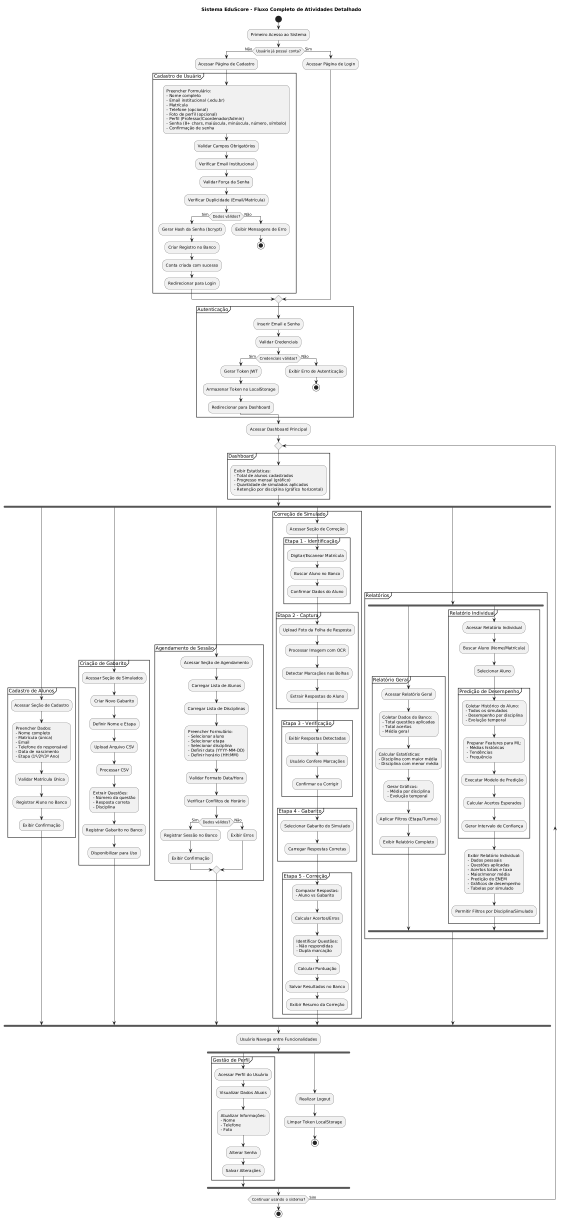
#> input picture assets/fluxo completo 1.png, 1690 x 3662 px (shown at 1/3 size)
$ python 01_corrigir_perspectiva_uea.py '../../../assets/fluxo completo 1.png' '../../../assets/fluxo completo 1.png'
#> lines starting #> are read from the running program, lines starting #| are printed output that depends on the picture; after the words box and inside, x2 and y2 are one past the last pixel; in counts of white or black regions, pixels touching at a corner belong together
#> in carregar_imagem, returned value is the input picture: shape (3662, 1690, 3); min 0, max 255, mean 247.1
#!/usr/bin/env python
# -*- coding: utf-8 -*-
"""
Etapa 1: Correção de Perspectiva do Documento
Detecta e corrige a perspectiva de uma imagem de gabarito (ENEM ou Testes).
Baseado na lógica extraída de processar_respostas_Imagem_original.py
"""

import cv2
import numpy as np
import sys
import json
import os

# [44 lines left out: function validar_retangulo, not called in this run]


def corrigir_perspectiva(imagem, salvar_debug=False):
    """
    Detecta e corrige a perspectiva do documento usando técnicas avançadas,
    similar ao CamScanner. Usa múltiplos métodos de detecção para maior robustez.

    Args:
        imagem: Imagem BGR do OpenCV
        salvar_debug: Se True, salva imagem mostrando os pontos detectados

    Returns:
        Imagem corrigida
    """
#> called with salvar_debug = False
    altura_original, largura_original = imagem.shape[:2]
#> altura_original = 3662; largura_original = 1690

    # Redimensionar para processamento mais rápido (mantém proporção)
    escala_processamento = 1000.0 / max(largura_original, altura_original)
#> escala_processamento = 0.273
    if escala_processamento < 1.0:
        largura_proc = int(largura_original * escala_processamento)
#> largura_proc = 461
        altura_proc = int(altura_original * escala_processamento)
#> altura_proc = 1000
        imagem_proc = cv2.resize(imagem, (largura_proc, altura_proc), interpolation=cv2.INTER_AREA)
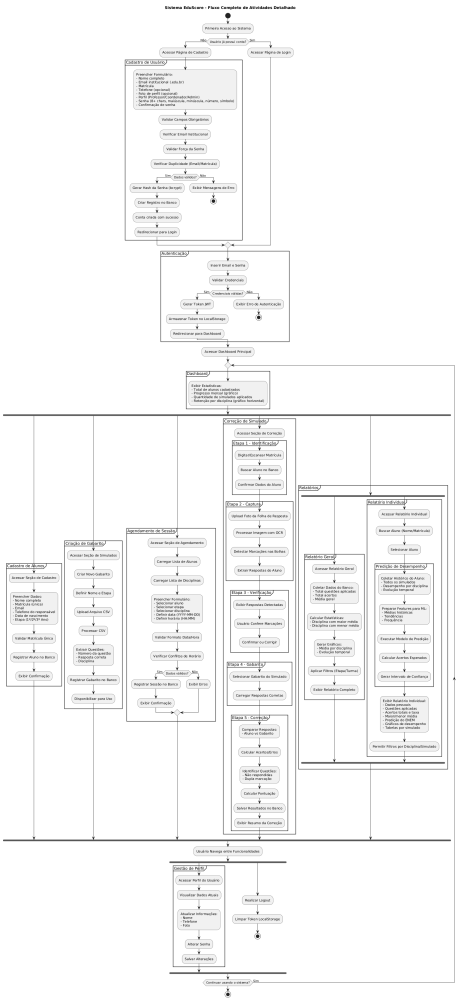
#> imagem_proc: shape (1000, 461, 3); min 28, max 255, mean 247.1
    else:
        imagem_proc = imagem.copy()
        escala_processamento = 1.0

    # Converter para escala de cinza
    cinza = cv2.cvtColor(imagem_proc, cv2.COLOR_BGR2GRAY)

    # Aplicar equalização de histograma CLAHE para melhorar contraste
    clahe = cv2.createCLAHE(clipLimit=2.0, tileGridSize=(8, 8))
    cinza = clahe.apply(cinza)

    # Aplicar desfoque gaussiano
    suavizada = cv2.GaussianBlur(cinza, (5, 5), 0)

    # Aplicar filtro bilateral para preservar bordas enquanto remove ruído
    suavizada = cv2.bilateralFilter(suavizada, 9, 75, 75)
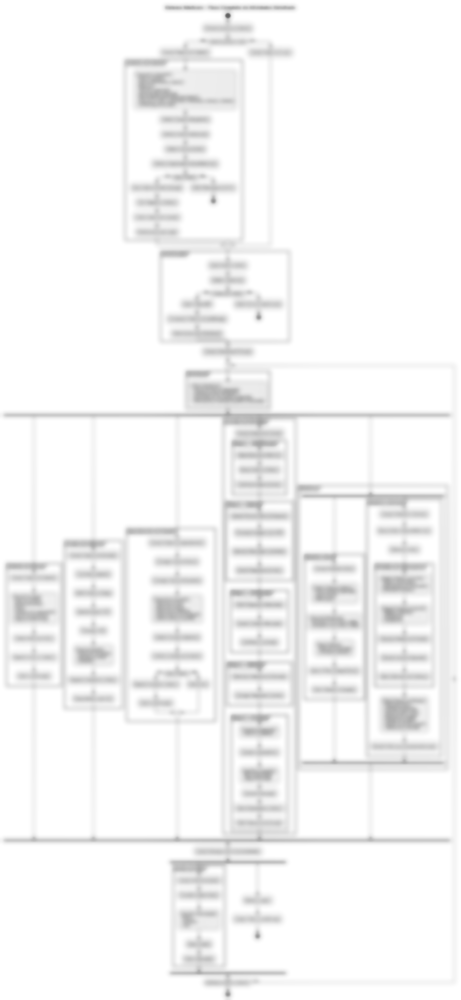
#> suavizada: shape (1000, 461); min 96, max 255, mean 245.1

    # MÉTODO 1: Detecção usando Canny adaptativo melhorado
    mediana = np.median(suavizada)
#> mediana = 255
    sigma = 0.33
    limiar_baixo = int(max(0, (1.0 - sigma) * mediana))
#> limiar_baixo = 170
    limiar_alto = int(min(255, (1.0 + sigma) * mediana))
#> limiar_alto = 255

    # Ajustar limiares se muito baixos
    if limiar_baixo < 50:
        limiar_baixo = 50
    if limiar_alto < 100:
        limiar_alto = 100

    bordas = cv2.Canny(suavizada, limiar_baixo, limiar_alto, apertureSize=3, L2gradient=True)
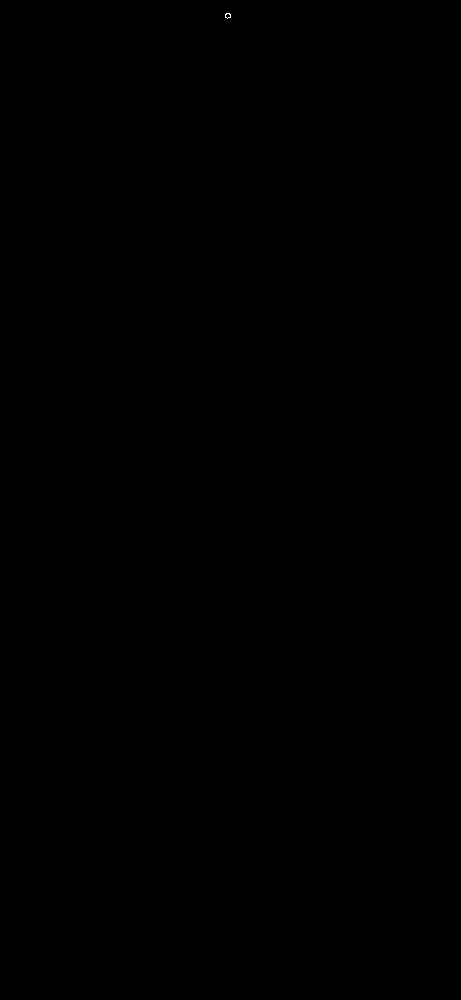
#> bordas: shape (1000, 461); 0% white in thin lines or dots, all inside (x1, y1, x2, y2) = (225, 13, 231, 19)

    # Operações morfológicas para conectar bordas quebradas
    kernel = np.ones((3, 3), np.uint8)
    bordas = cv2.dilate(bordas, kernel, iterations=3)
#> bordas: shape (1000, 461); 0.03% white; 1 white region
    bordas = cv2.morphologyEx(bordas, cv2.MORPH_CLOSE, kernel, iterations=2)

    # Encontrar contornos
    contornos, _ = cv2.findContours(bordas, cv2.RETR_EXTERNAL, cv2.CHAIN_APPROX_SIMPLE)
#> contornos = 1 contour; box (x1, y1, x2, y2) and area: (222, 10, 234, 22) 116

    # Filtrar contornos muito pequenos
    largura_proc, altura_proc = imagem_proc.shape[1], imagem_proc.shape[0]
    area_minima = (largura_proc * altura_proc) * 0.15  # 15% da imagem
#> area_minima = 69150
    contornos = [c for c in contornos if cv2.contourArea(c) > area_minima]
#> contornos = []

    # Ordenar contornos por área (maior primeiro)
    contornos = sorted(contornos, key=cv2.contourArea, reverse=True)

    # Procurar o contorno que representa o documento (retangular)
    pontos_documento = None
    melhor_score = 0

    for contorno in contornos[:15]:  # Verificar os 15 maiores contornos
        perimetro = cv2.arcLength(contorno, True)
        if perimetro == 0:
            continue

        # Aproximar contorno com tolerância adaptativa
        epsilon = 0.02 * perimetro
        aproximacao = cv2.approxPolyDP(contorno, epsilon, True)

        # Se tiver 4 pontos, validar se é um retângulo
        if len(aproximacao) == 4:
            area_contorno = cv2.contourArea(aproximacao)
            if area_contorno > area_minima:
                # Validar se forma um retângulo razoável
                if validar_retangulo(aproximacao):
                    # Score baseado na área e na "retangularidade"
                    area_bbox = cv2.boundingRect(aproximacao)[2] * cv2.boundingRect(aproximacao)[3]
                    score = area_contorno / (area_bbox + 1)  # Quanto mais próximo de 1, mais retangular
                    if score > melhor_score:
                        melhor_score = score
                        pontos_documento = aproximacao
#> this loop made 0 passes
#> after the loop, melhor_score = 0

    # MÉTODO 2: Se não encontrou, usar threshold adaptativo
    if pontos_documento is None:
        print(json.dumps({'debug': 'Método 1 (Canny) falhou, tentando threshold adaptativo'}), file=sys.stderr)
        # Threshold adaptativo com diferentes parâmetros
        for block_size in [11, 15, 21]:
            thresh = cv2.adaptiveThreshold(suavizada, 255, cv2.ADAPTIVE_THRESH_GAUSSIAN_C,
                                          cv2.THRESH_BINARY_INV, block_size, 2)

            # Operações morfológicas
            kernel = np.ones((3, 3), np.uint8)
            thresh = cv2.morphologyEx(thresh, cv2.MORPH_CLOSE, kernel, iterations=3)
            thresh = cv2.morphologyEx(thresh, cv2.MORPH_OPEN, kernel, iterations=1)

            contornos_alt, _ = cv2.findContours(thresh, cv2.RETR_EXTERNAL, cv2.CHAIN_APPROX_SIMPLE)

            if len(contornos_alt) > 0:
                # Filtrar e ordenar
                contornos_alt = [c for c in contornos_alt if cv2.contourArea(c) > area_minima]
                contornos_alt = sorted(contornos_alt, key=cv2.contourArea, reverse=True)

                for contorno in contornos_alt[:10]:
                    perimetro = cv2.arcLength(contorno, True)
                    if perimetro == 0:
                        continue

                    epsilon = 0.02 * perimetro
                    aproximacao = cv2.approxPolyDP(contorno, epsilon, True)

                    if len(aproximacao) == 4:
                        if validar_retangulo(aproximacao):
                            pontos_documento = aproximacao
                            print(json.dumps({'debug': f'Documento detectado via threshold adaptativo (block_size={block_size})'}), file=sys.stderr)
                            break

                if pontos_documento is not None:
                    break
#> this loop made 3 passes
#> pass 1, in corrigir_perspectiva, `thresh = cv2.morphologyEx(thresh, cv2.MORPH_OPEN, kernel, iterations=1)`:
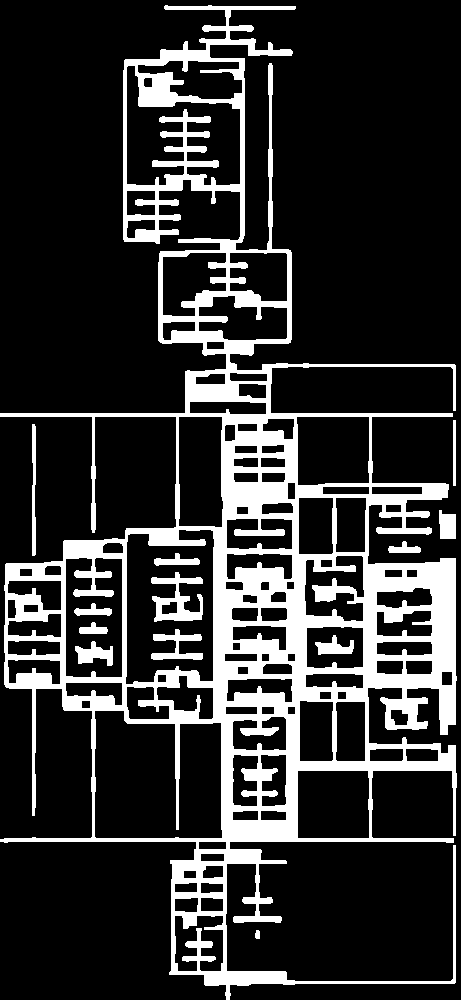
#> thresh: shape (1000, 461); 19.5% white; 13 white regions, largest, box (x1, y1, x2, y2) and area: (0, 5, 457, 1000) 84727, (151, 572, 203, 622) 1189, (151, 629, 203, 660) 695
#> pass 2, in corrigir_perspectiva, `thresh = cv2.adaptiveThreshold(suavizada, 255, cv2.ADAPTIVE_THRESH_GAU..`:
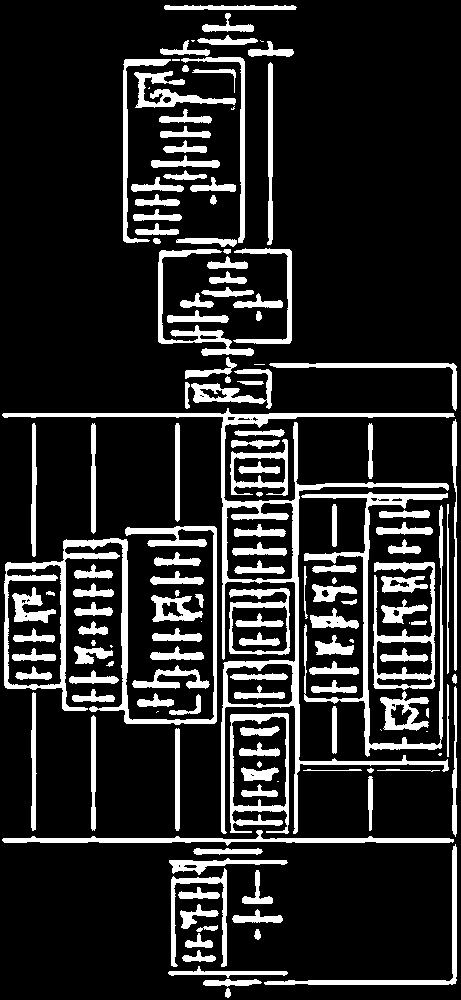
#> thresh: shape (1000, 461); 16% white; 154 white regions (15 under 20 px), largest, box (x1, y1, x2, y2) and area: (2, 408, 455, 834) 8680, (4, 526, 217, 725) 6157, (301, 492, 448, 757) 4022
#> after the loop:
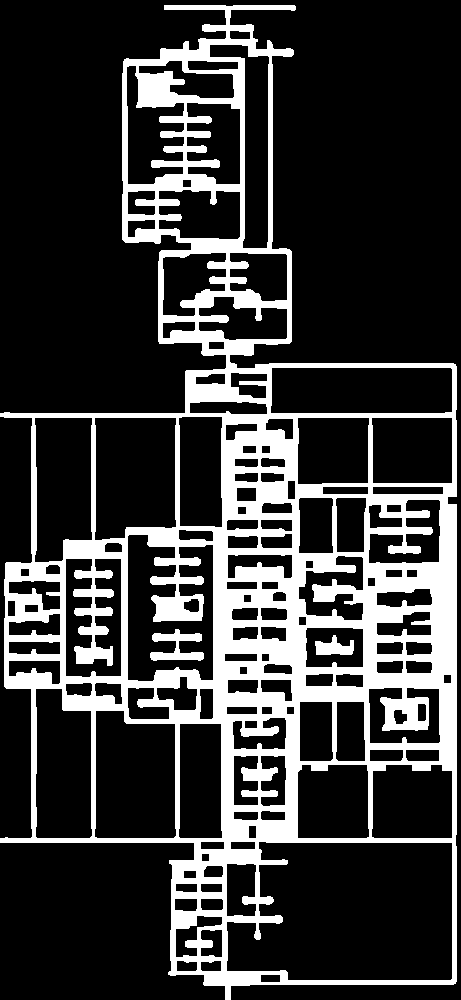
#> thresh: shape (1000, 461); 22.4% white; 3 white regions, box (x1, y1, x2, y2) and area: (0, 5, 457, 1000) 102133, (150, 629, 204, 661) 846, (315, 635, 354, 655) 481

    # MÉTODO 3: Usar bounding box do maior contorno válido
    if pontos_documento is None and len(contornos) > 0:
        print(json.dumps({'debug': 'Método 2 falhou, usando bounding box do maior contorno'}), file=sys.stderr)
        # Pegar o maior contorno e usar seu bounding box
        maior_contorno = contornos[0]
        x, y, w, h = cv2.boundingRect(maior_contorno)

        # Adicionar pequena margem
        margem = min(w, h) * 0.02
        x = max(0, int(x - margem))
        y = max(0, int(y - margem))
        w = min(largura_proc - x, int(w + 2 * margem))
        h = min(altura_proc - y, int(h + 2 * margem))

        pontos_documento = np.array([
            [[x, y]],
            [[x + w, y]],
            [[x + w, y + h]],
            [[x, y + h]]
        ], dtype=np.float32)
        print(json.dumps({'debug': 'Usando bounding box do maior contorno'}), file=sys.stderr)

    # MÉTODO 4: Último recurso - usar bordas da imagem com margem
    if pontos_documento is None:
        print(json.dumps({'debug': 'Usando fallback - bordas da imagem'}), file=sys.stderr)
        margem = min(largura_proc, altura_proc) * 0.03  # 3% de margem
#> margem = 13.83
        pontos_documento = np.array([
            [[margem, margem]],
            [[largura_proc - margem, margem]],
            [[largura_proc - margem, altura_proc - margem]],
            [[margem, altura_proc - margem]]
        ], dtype=np.float32)

    # Ajustar escala de volta para a imagem original
    pontos_documento = pontos_documento.astype(np.float32) / escala_processamento

    # Reordenar pontos: [topo-esquerdo, topo-direito, inferior-direito, inferior-esquerdo]
    pontos = pontos_documento.reshape(4, 2).astype(np.float32)

    # Método melhorado de ordenação usando centroide e ângulos
    centroide = np.mean(pontos, axis=0)
#> centroide = [844.1, 1831]

    # Calcular ângulos relativos ao centroide
    def calcular_angulo_relativo(ponto):
        return np.arctan2(ponto[1] - centroide[1], ponto[0] - centroide[0])

    # Ordenar pontos por ângulo (em sentido horário)
    pontos_com_angulos = [(p, calcular_angulo_relativo(p)) for p in pontos]
    pontos_com_angulos.sort(key=lambda x: x[1])
    pontos_ordenados_por_angulo = np.array([p[0] for p in pontos_com_angulos], dtype=np.float32)

    # Identificar qual ponto é qual baseado na posição
    # Separar em topo (menores Y) e base (maiores Y)
    indices_y = np.argsort(pontos_ordenados_por_angulo[:, 1])
#> indices_y = [0, 1, 2, 3]
    topo_indices = indices_y[:2]
#> topo_indices = [0, 1]
    base_indices = indices_y[2:]

    topo = pontos_ordenados_por_angulo[topo_indices]
    base = pontos_ordenados_por_angulo[base_indices]

    # Ordenar topo e base por X (esquerda, direita)
    topo = topo[np.argsort(topo[:, 0])]
    base = base[np.argsort(base[:, 0])]

    # Montar pontos ordenados: [TE, TD, ID, IE]
    pontos_ordenados = np.array([
        topo[0],    # Topo esquerdo
        topo[1],    # Topo direito
        base[1],    # Inferior direito
        base[0]     # Inferior esquerdo
    ], dtype=np.float32)

    # Calcular dimensões do documento corrigido (usar média para melhor precisão)
    largura_superior = np.sqrt(((pontos_ordenados[1][0] - pontos_ordenados[0][0]) ** 2) +
                               ((pontos_ordenados[1][1] - pontos_ordenados[0][1]) ** 2))
    largura_inferior = np.sqrt(((pontos_ordenados[2][0] - pontos_ordenados[3][0]) ** 2) +
                               ((pontos_ordenados[2][1] - pontos_ordenados[3][1]) ** 2))
    largura_media = (largura_superior + largura_inferior) / 2

    altura_esquerda = np.sqrt(((pontos_ordenados[3][0] - pontos_ordenados[0][0]) ** 2) +
                              ((pontos_ordenados[3][1] - pontos_ordenados[0][1]) ** 2))
    altura_direita = np.sqrt(((pontos_ordenados[2][0] - pontos_ordenados[1][0]) ** 2) +
                             ((pontos_ordenados[2][1] - pontos_ordenados[1][1]) ** 2))
    altura_media = (altura_esquerda + altura_direita) / 2

    # Usar a média, mas garantir dimensões mínimas
    largura_final = max(int(largura_media), int(max(largura_superior, largura_inferior) * 0.98))
    altura_final = max(int(altura_media), int(max(altura_esquerda, altura_direita) * 0.98))

    print(json.dumps({'debug': f'Dimensões: {largura_original}x{altura_original} -> {largura_final}x{altura_final}'}), file=sys.stderr)

    # Pontos de destino para a transformação
    pontos_destino = np.array([
        [0, 0],
        [largura_final, 0],
        [largura_final, altura_final],
        [0, altura_final]
    ], dtype=np.float32)

    # Calcular matriz de transformação de perspectiva
    matriz_transformacao = cv2.getPerspectiveTransform(pontos_ordenados, pontos_destino)

    # Aplicar transformação com interpolação de alta qualidade
    imagem_corrigida = cv2.warpPerspective(imagem, matriz_transformacao,
                                            (largura_final, altura_final),
                                            flags=cv2.INTER_LINEAR,
                                            borderMode=cv2.BORDER_CONSTANT,
                                            borderValue=(255, 255, 255))
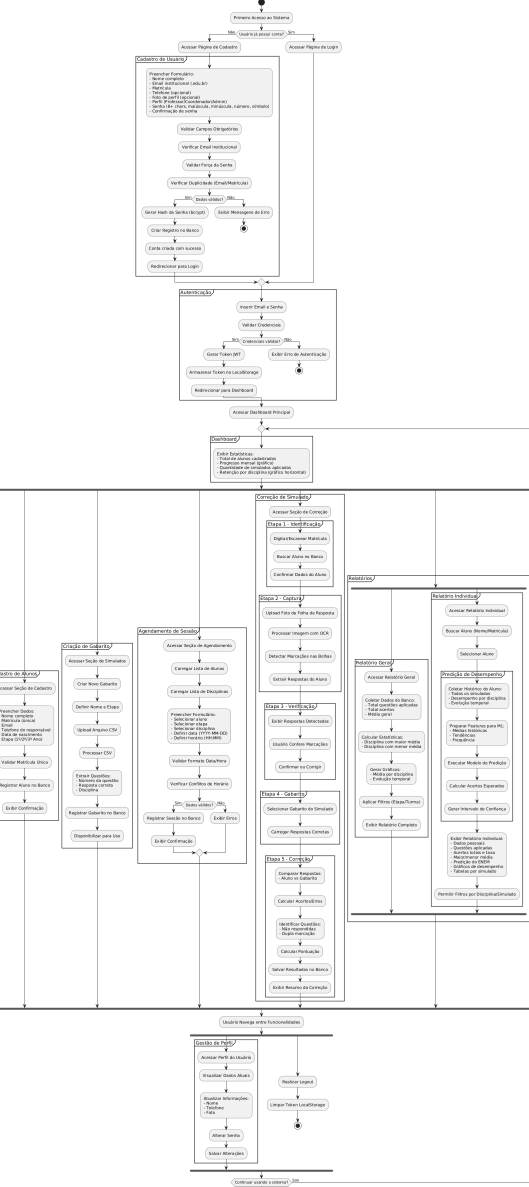
#> imagem_corrigida: shape (3560, 1586, 3) (shown at 1/3 size); min 0, max 255, mean 246.7

    return imagem_corrigida


def carregar_imagem(caminho):
    """Carrega imagem com suporte a caracteres especiais."""
    try:
        with open(caminho, 'rb') as f:
            dados = bytearray(f.read())
        nparr = np.asarray(dados, dtype=np.uint8)
        return cv2.imdecode(nparr, cv2.IMREAD_COLOR)
    except:
        return cv2.imread(caminho)


def main():
    if len(sys.argv) < 2:
        print(json.dumps({'sucesso': False, 'erro': 'Uso: python 01_corrigir_perspectiva.py <imagem> [output_path]'}))
        sys.exit(1)

    caminho_entrada = sys.argv[1]
    caminho_saida = sys.argv[2] if len(sys.argv) > 2 else None

    if not os.path.exists(caminho_entrada):
        print(json.dumps({'sucesso': False, 'erro': 'Arquivo não encontrado'}))
        sys.exit(1)

    try:
        imagem = carregar_imagem(caminho_entrada)
        if imagem is None:
            raise ValueError("Não foi possível carregar a imagem")

        imagem_corrigida = corrigir_perspectiva(imagem)

        if caminho_saida:
            cv2.imwrite(caminho_saida, imagem_corrigida)
            print(json.dumps({'sucesso': True, 'caminho_saida': caminho_saida}))
#| {"sucesso": true, "caminho_saida": "../../../assets/fluxo completo 1.png"}
        else:
            # Sobrescreve a original
            cv2.imwrite(caminho_entrada, imagem_corrigida)
            print(json.dumps({'sucesso': True, 'caminho_saida': caminho_entrada}))

    except Exception as e:
        import traceback
        print(json.dumps({'sucesso': False, 'erro': str(e), 'traceback': traceback.format_exc()}))
        sys.exit(1)


if __name__ == "__main__":
    main()
